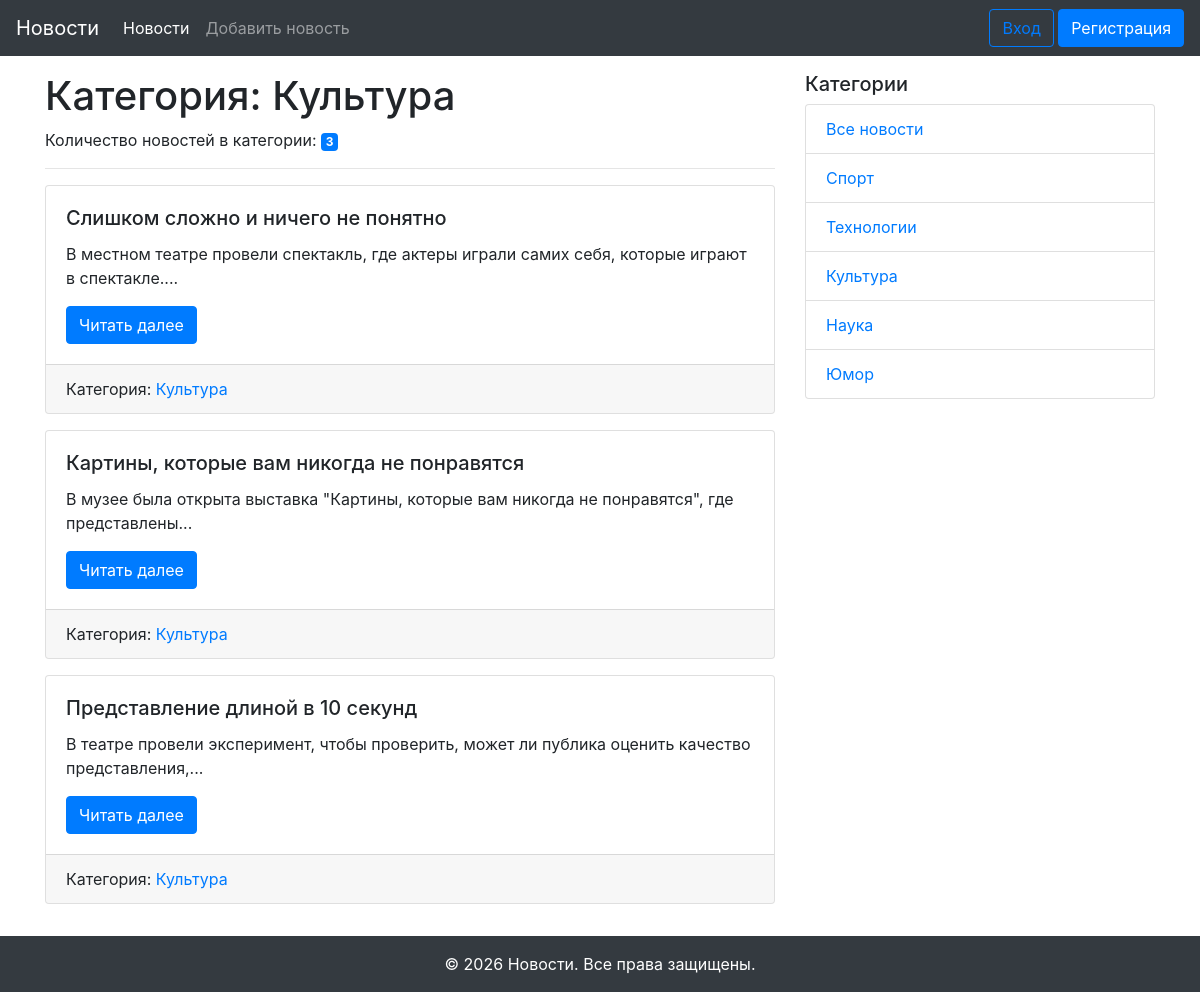
/category/3, run on an earlier commit of the app's database.
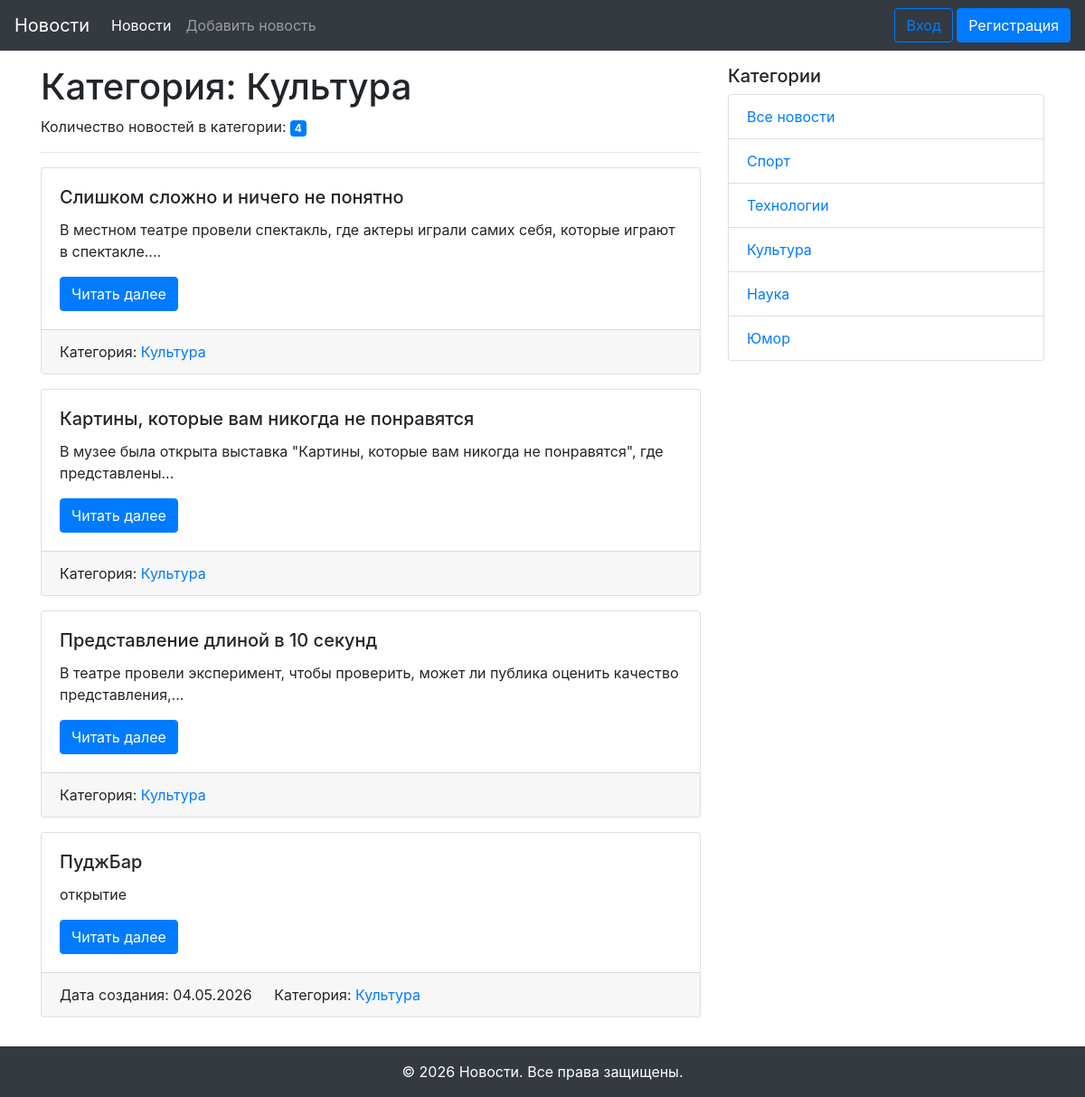
And on a later commit of the database.
### models.py (models this page shows, shortened)
class Category(db.Model):
    id = db.Column(db.Integer, primary_key=True)
    title = db.Column(db.String(255), unique=True, nullable=False)
    news = db.relationship('News',back_populates='category')

class News(db.Model):
    id = db.Column(db.Integer, primary_key=True)
    title = db.Column(db.String(255), unique=True, nullable= False)
    text = db.Column(db.Text, nullable= False)
    created_date = db.Column(db.DateTime, default=datetime.now)
    category_id = db.Column(db.Integer, db.ForeignKey('category.id'), nullable=False)
    category = db.relationship('Category', back_populates='news')
    user_id = db.Column(db.Integer, db.ForeignKey('user.id'))
    user = db.relationship('User', back_populates='news')

### views.py (the view)
@app.route('/category/<int:id>')
def news_in_category(id):
    category = Category.query.get(id)
    news = category.news
    category_name = category.title
    categories = Category.query.all()
    return render_template('category.html', news=news, category_name=category_name, categories=categories)

### templates/category.html (shortened to what this page needs)
{% extends "base.html" %}
{% block content %}
  <h1>Категория: {{ category_name }}</h1>
  <p>Количество новостей в категории: <span class="badge badge-primary">{{ news|length }}</span></p>
  <hr>
  {% for news in news %}
  <div class="card mb-3">
    <div class="card-body">
      <h5 class="card-title">{{ news.title }}</h5>
      <p class="card-text">{{ news.text|truncate(100) }}</p>
      <a href="{{ url_for('news_detail', id=news.id) }}" class="btn btn-primary">Читать далее</a>
    </div>
    <div class="card-footer">
      {% if news.created_date %}
        <span class="card-link">Дата создания: {{ news.created_date.strftime('%d.%m.%Y') }}</span>
      {% endif %}
      {% if news.category %}
        <span class="card-link">Категория: <a href="{{ url_for('news_in_category', id=news.category.id) }}">{{ news.category.title }}</a></span>
      {% endif %}
    </div>
  </div>
  {% else %}
  <p class="card-text">Новостей пока нет!</p>
  {% endfor %}
{% endblock content %}

### templates/base.html (shortened to what this page needs)
<!DOCTYPE html>
<html lang="ru">
<head>
  <link rel="stylesheet" href="{{ url_for('static', filename='css/bootstrap.min.css') }}">
</head>
<body>
  <div id="wrapper">
    {% include "navigation.html"%}
    <div class="container my-3">
      <div class="row">
        <div class="col-md-8">
          {% block content %}{% endblock content %}
        </div>
        {% include "side_navigation.html"%}
      </div>
    </div>
    {% include "footer.html"%}
  </div>
</body>
</html>

### templates/navigation.html (shortened to what this page needs)
<nav class="navbar navbar-expand-md navbar-dark bg-dark">
      <a class="navbar-brand" href="/">Новости</a>
      <div class="collapse navbar-collapse" id="navbarNav">
        <ul class="navbar-nav">
          <li class="nav-item active">
            <a class="nav-link" href="/">Новости</a>
          </li>
          <li class="nav-item">
            <a class="nav-link" href="/add_news">Добавить новость</a>
          </li>
        </ul>
      </div>
      <div>
        {% if not current_user.is_authenticated %}
          <a class="btn btn-outline-primary" href="{{ url_for('login') }}">Вход</a>
          <a class="btn btn-primary" href="{{ url_for('registration') }}">Регистрация</a>
        {% else %}
          <span class="navbar-text">Пользователь: {{ current_user.name }}</span>
          <a class="btn btn-primary" href="{{ url_for('logout') }}">Выход</a>
        {% endif %}
      </div>
</nav>

### templates/side_navigation.html
<div class="col-md-4">
  <h5>Категории</h5>
  <ul class="list-group">
    <li class="list-group-item"><a href="{{ url_for('home_page') }}">Все новости</a></li>
    {% for category in categories %}
      <li class="list-group-item"><a href="{{ url_for('news_in_category', id=category.id) }}">{{ category.title }}</a></li>
    {% endfor %}
  </ul>
</div>

### templates/footer.html
<footer id="footer" class="bg-dark text-white text-center py-3">
    &copy; 2026 Новости. Все права защищены.
</footer>

What changed in the data, as far as the page shows it:
added News: title "ПуджБар", text "открытие", created_date "04.05.2026", category "Культура"
Also different on the page:
{{ news|length }}: "3" → "4"
